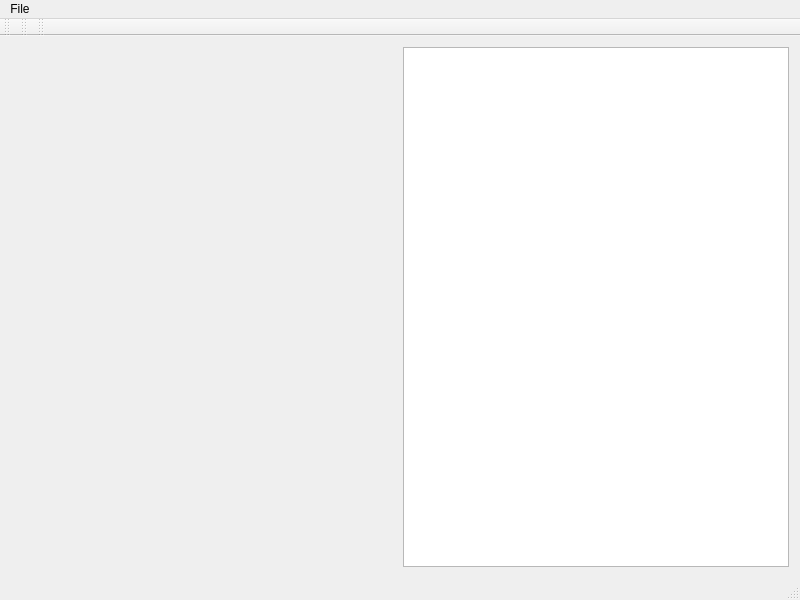
<?xml version="1.0" encoding="UTF-8"?>
<ui version="4.0">
 <class>MainWindow</class>
 <widget class="QMainWindow" name="MainWindow">
  <property name="geometry">
   <rect>
    <x>0</x>
    <y>0</y>
    <width>800</width>
    <height>600</height>
   </rect>
  </property>
  <property name="windowTitle">
   <string>Haar Wavelet Viewer</string>
  </property>
  <widget class="QWidget" name="centralWidget">
   <layout class="QHBoxLayout" name="horizontalLayout">
    <item>
     <widget class="QLabel" name="waveletImage">
      <property name="maximumSize">
       <size>
        <width>400</width>
        <height>16777215</height>
       </size>
      </property>
      <property name="text">
       <string/>
      </property>
     </widget>
    </item>
    <item>
     <widget class="QListWidget" name="waveletList">
      <property name="sizePolicy">
       <sizepolicy hsizetype="Minimum" vsizetype="Expanding">
        <horstretch>0</horstretch>
        <verstretch>0</verstretch>
       </sizepolicy>
      </property>
      <property name="minimumSize">
       <size>
        <width>200</width>
        <height>0</height>
       </size>
      </property>
      <property name="maximumSize">
       <size>
        <width>400</width>
        <height>16777215</height>
       </size>
      </property>
     </widget>
    </item>
   </layout>
  </widget>
  <widget class="QMenuBar" name="menuBar">
   <property name="geometry">
    <rect>
     <x>0</x>
     <y>0</y>
     <width>800</width>
     <height>27</height>
    </rect>
   </property>
   <widget class="QMenu" name="menuFile">
    <property name="title">
     <string>File</string>
    </property>
    <addaction name="actionOpen"/>
    <addaction name="actionClose"/>
   </widget>
   <addaction name="menuFile"/>
  </widget>
  <widget class="QToolBar" name="mainToolBar">
   <attribute name="toolBarArea">
    <enum>TopToolBarArea</enum>
   </attribute>
   <attribute name="toolBarBreak">
    <bool>false</bool>
   </attribute>
  </widget>
  <widget class="QStatusBar" name="statusBar"/>
  <widget class="QToolBar" name="toolBar">
   <property name="windowTitle">
    <string>toolBar</string>
   </property>
   <attribute name="toolBarArea">
    <enum>TopToolBarArea</enum>
   </attribute>
   <attribute name="toolBarBreak">
    <bool>false</bool>
   </attribute>
  </widget>
  <widget class="QToolBar" name="toolBar_2">
   <property name="windowTitle">
    <string>toolBar_2</string>
   </property>
   <attribute name="toolBarArea">
    <enum>TopToolBarArea</enum>
   </attribute>
   <attribute name="toolBarBreak">
    <bool>false</bool>
   </attribute>
  </widget>
  <action name="actionOpen">
   <property name="text">
    <string>Open</string>
   </property>
  </action>
  <action name="actionClose">
   <property name="text">
    <string>Close</string>
   </property>
  </action>
 </widget>
 <layoutdefault spacing="6" margin="11"/>
 <resources/>
 <connections>
  <connection>
   <sender>actionOpen</sender>
   <signal>triggered()</signal>
   <receiver>MainWindow</receiver>
   <slot>openFile()</slot>
   <hints>
    <hint type="sourcelabel">
     <x>-1</x>
     <y>-1</y>
    </hint>
    <hint type="destinationlabel">
     <x>399</x>
     <y>299</y>
    </hint>
   </hints>
  </connection>
  <connection>
   <sender>actionClose</sender>
   <signal>triggered()</signal>
   <receiver>MainWindow</receiver>
   <slot>closeFile()</slot>
   <hints>
    <hint type="sourcelabel">
     <x>-1</x>
     <y>-1</y>
    </hint>
    <hint type="destinationlabel">
     <x>399</x>
     <y>299</y>
    </hint>
   </hints>
  </connection>
  <connection>
   <sender>waveletList</sender>
   <signal>currentItemChanged(QListWidgetItem*,QListWidgetItem*)</signal>
   <receiver>MainWindow</receiver>
   <slot>waveletSelected(QListWidgetItem*,QListWidgetItem*)</slot>
   <hints>
    <hint type="sourcelabel">
     <x>596</x>
     <y>306</y>
    </hint>
    <hint type="destinationlabel">
     <x>399</x>
     <y>299</y>
    </hint>
   </hints>
  </connection>
 </connections>
 <slots>
  <slot>openFile()</slot>
  <slot>closeFile()</slot>
  <slot>waveletSelected(QListWidgetItem*,QListWidgetItem*)</slot>
 </slots>
</ui>
